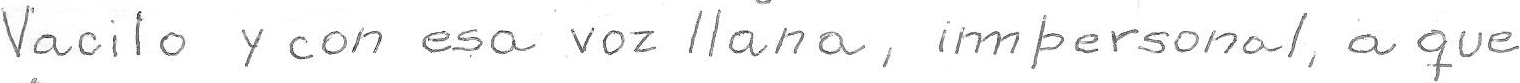
#> input picture tp4/entrega/src/newdataset/Línea 01 - Vaciló y con esa voz llana, impersonal, a que.png, 1520 x 83 px
$ python -i preproceso.py   (imports and definitions only)   (older library calls are emulated)
#> lines starting #> are read from the running program, lines starting #| are printed output that depends on the picture
### tp4/entrega/paths.py
import os

def auxcheck(path):
    if path and not os.path.exists(path):
        os.makedirs(path)

def previewPath():
    auxcheck(__previewPath)
    return __previewPath
def npyPath():
    auxcheck(__npyPath)
    return __npyPath
def srcPath():
    auxcheck(__srcPath)
    return __srcPath
def predictionPath():
    auxcheck(__predictionPath)
    return __predictionPath
def rawDataPath():
    auxcheck(__rawDataPath)
    return __rawDataPath
def wikiCorpusPath():
    auxcheck(__wikiCorpusPath)
    return __wikiCorpusPath

__previewPath = "./preview"
__npyPath = "./npyCNN"
__srcPath = "./src/newdataset"
__predictionPath = "./predictions"
__rawDataPath = "./src/spanish-rawdata"
__wikiCorpusPath = "./src/wikicorpus"

### tp4/entrega/preproceso.py
import os
import re
import os.path
import argparse
import paths
import numpy as np
from PIL import Image, ImageFont, ImageOps, ImageEnhance
from PIL.ImageDraw import Draw

contrast_ratio = 3

def resize(img,hMax):
    (wIm,hIm) = img.size
    ratio = hMax/float(hIm)
    (wNewIm,hNewIm) = (int(wIm*ratio),hMax)
    newIm = img.resize((wNewIm,hNewIm),Image.ANTIALIAS)
    return newIm

def fill_border(img,left,right,hMax):
    arr = np.asarray(img)
    col = 255
    l=np.full((hMax,left), col, dtype=np.uint8)
    r=np.full((hMax,right), col, dtype=np.uint8)
    arr=np.c_[l,arr,r]
    img=Image.fromarray(arr)
    return img

def crop_and_save_line(image,ymin,ymax,name):
    xmin = 0
    xmax = image.size[0]
    line_image = image.crop((xmin,ymin,xmax,ymax))
    line_image=resize(line_image,32)
    line_image=fill_border(line_image,16,16,32)
    contrast=ImageEnhance.Contrast(line_image)
    line_image=contrast.enhance(contrast_ratio)
    if paths.previewPath():
        line_image.save(os.path.join(paths.previewPath() , name))
    return line_image

def refine_line_bounds(image):
    ymin = 0
    ymax = image.size[1]
    contrast = ImageEnhance.Contrast(image)
    line_np = 255 - np.array(contrast.enhance(2))
    histo = np.square(np.mean(line_np,axis=(1)))
    prob = histo / np.sum(histo)
    y = np.asarray(range(ymin,ymax))
    y_mean = np.dot(prob,y)
    s = (y - y_mean)**2
    s = np.sqrt(np.dot(prob,s))
    ymax = min(ymax,int(round(y_mean+2*s)))
    ymin = max(ymin,int(round(y_mean-1.2*s)))
    return ymin, ymax

def preprocessOne(f):
    img = Image.open(f)
#> img is the input picture: PIL image 1520x83 RGBA; mean R, G, B, A 247, 247, 247, 255
    img = ImageOps.grayscale(img)
#> img: PIL image 1520x83 L
    ymin, ymax = 0, img.size[1]
#> ymin = 0; ymax = 83
    baseName=os.path.basename(f)
    img = crop_and_save_line(img,ymin,ymax, baseName)
#> in resize, `newIm = img.resize((wNewIm,hNewIm),Image.ANTIALIAS)`:
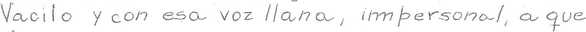
#> newIm: PIL image 586x32 L; min 87, max 255, mean 246.6
#> in fill_border, `arr=np.c_[l,arr,r]`:
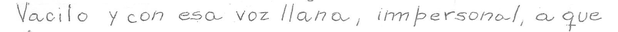
#> arr: shape (32, 618); min 87, max 255, mean 247
#> in crop_and_save_line, `line_image=contrast.enhance(contrast_ratio)`:
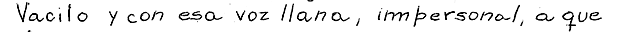
#> line_image: PIL image 618x32 L; min 0, max 255, mean 236.7
    return baseName,img

>>> result = preprocessOne('src/newdataset/Línea 01 - Vaciló y con esa voz llana, impersonal, a que.png')

$ run again, on tp4/entrega/src/newdataset/Línea 02 - solemos recurrir para confiar en algo muy.png
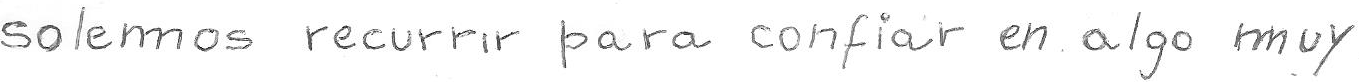
#> input picture tp4/entrega/src/newdataset/Línea 02 - solemos recurrir para confiar en algo muy.png, 1359 x 82 px
#> in preprocessOne, img is the input picture: PIL image 1359x82 RGB; min 0, max 255, mean 246.1
#> img: PIL image 1359x82 L
#> in fill_border, `arr=np.c_[l,arr,r]`:
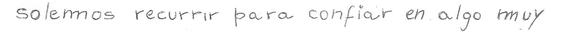
#> arr: shape (32, 562); min 73, max 255, mean 246.2
#> in crop_and_save_line, `line_image=contrast.enhance(contrast_ratio)`:
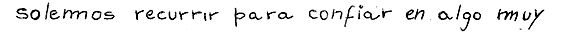
#> line_image: PIL image 562x32 L; min 0, max 255, mean 235.6

$ run again, on tp4/entrega/src/newdataset/Línea 03 - íntimo, dijo que para terminar el poema le era.png
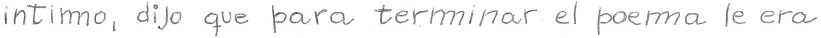
#> input picture tp4/entrega/src/newdataset/Línea 03 - íntimo, dijo que para terminar el poema le era.png, 1641 x 75 px (shown at 1/2 size)
#> in preprocessOne, img is the input picture: PIL image 1641x75 RGB; min 0, max 255, mean 244.5
#> img: PIL image 1641x75 L
#> in fill_border, `arr=np.c_[l,arr,r]`:
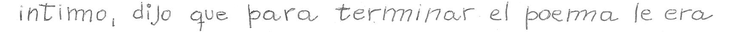
#> arr: shape (32, 732); min 55, max 255, mean 244.5
#> in crop_and_save_line, `line_image=contrast.enhance(contrast_ratio)`:
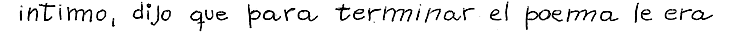
#> line_image: PIL image 732x32 L; min 0, max 255, mean 232.2

$ run again, on tp4/entrega/src/newdataset/Línea 04 - indispensable la casa, pues en un ángulo del.png
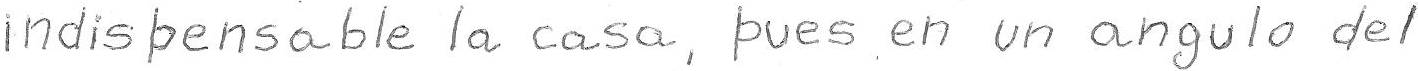
#> input picture tp4/entrega/src/newdataset/Línea 04 - indispensable la casa, pues en un ángulo del.png, 1418 x 71 px
#> in preprocessOne, img is the input picture: PIL image 1418x71 RGB; min 0, max 255, mean 244.8
#> img: PIL image 1418x71 L
#> in fill_border, `arr=np.c_[l,arr,r]`:
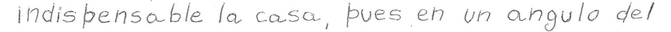
#> arr: shape (32, 671); min 63, max 255, mean 244.9
#> in crop_and_save_line, `line_image=contrast.enhance(contrast_ratio)`:
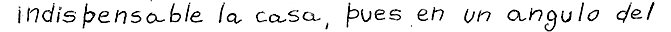
#> line_image: PIL image 671x32 L; min 0, max 255, mean 232.9
